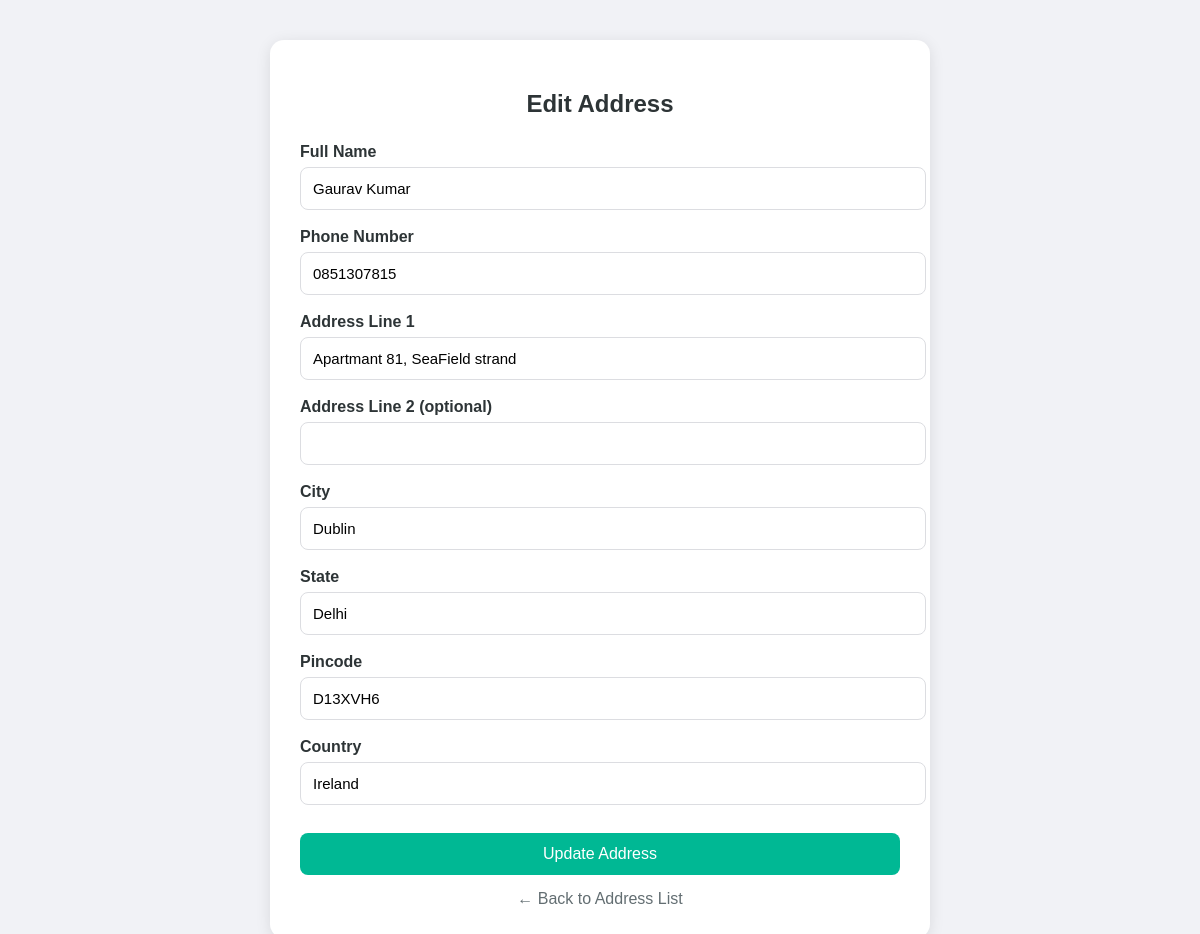
Page /ebook/addresses/edit/2/ (signed in) on the committed database.
### ebookapp/models.py (models this page shows, shortened)
class Address(models.Model):
    user = models.ForeignKey(User, on_delete=models.CASCADE, related_name="addresses")
    full_name = models.CharField(max_length=100)
    phone = models.CharField(max_length=15)
    address_line1 = models.CharField(max_length=200)
    address_line2 = models.CharField(max_length=200, blank=True, null=True)
    city = models.CharField(max_length=50)
    state = models.CharField(max_length=50)
    pincode = models.CharField(max_length=10)
    country = models.CharField(max_length=30, default="India")

### ebookapp/views.py (the view)
# urls.py: path("addresses/edit/<int:id>/", edit_address, name="edit_address"),
@login_required
def edit_address(request, id):
    address = Address.objects.get(id=id, user=request.user)
    if request.method == "POST":
        form = AddressForm(request.POST, instance=address)
        if form.is_valid():
            form.save()
            return redirect("address_list")
    else:
        form = AddressForm(instance=address)
    return render(request, "address/edit_address.html", {"form": form})

### ebookapp/forms/AddressForm.py
class AddressForm(forms.ModelForm):
    class Meta:
        model = Address
        fields = [
            "full_name", "phone", "address_line1", "address_line2",
            "city", "state", "pincode", "country"
        ]

### ebookapp/views.py (called while the page is built)
def cart_count(request):
    if request.user.is_authenticated:
        count = CartItem.objects.filter(user=request.user).count()
    else:
        count = 0
    return {"cart_count": count}

### templates/address/edit_address.html (shortened to what this page needs)
<!DOCTYPE html>
<html>
  <head>
  </head>
  <body>
    <div class="container">
      <h2>Edit Address</h2>
      <form method="POST">
        <div class="form-group">
          <label>Full Name</label>
          {{ form.full_name }}
        </div>
        <div class="form-group">
          <label>Phone Number</label>
          {{ form.phone }}
        </div>
        <div class="form-group">
          <label>Address Line 1</label>
          {{ form.address_line1 }}
        </div>
        <div class="form-group">
          <label>Address Line 2 (optional)</label>
          {{ form.address_line2 }}
        </div>
        <div class="form-group">
          <label>City</label>
          {{ form.city }}
        </div>
        <div class="form-group">
          <label>State</label>
          {{ form.state }}
        </div>
        <div class="form-group">
          <label>Pincode</label>
          {{ form.pincode }}
        </div>
        <div class="form-group">
          <label>Country</label>
          {{ form.country }}
        </div>
        <button type="submit" class="btn-submit">Update Address</button>
        <a href="{% url 'address_list' %}" class="back-link">
          ← Back to Address List
        </a>
      </form>
    </div>
  </body>
</html>

### templates/address/edit_address.html (style rules this page uses)
body { font-family: Arial, sans-serif; background: #f1f2f6; margin: 0; padding: 0; }
.container { max-width: 600px; margin: 40px auto; background: white; padding: 30px; border-radius: 14px; box-shadow: 0 3px 15px rgba(0, 0, 0, 0.1); }
h2 { margin-bottom: 25px; color: #2d3436; text-align: center; }
.form-group { margin-bottom: 18px; }
label { display: block; font-weight: bold; margin-bottom: 6px; color: #2d3436; }
input { width: 100%; padding: 12px; border: 1px solid #dcdde1; border-radius: 8px; font-size: 15px; }
.btn-submit { background: #00b894; color: white; padding: 12px 20px; border-radius: 8px; border: none; width: 100%; font-size: 16px; cursor: pointer; transition: 0.2s; margin-top: 10px; }
.back-link { text-decoration: none; display: block; text-align: center; margin-top: 15px; color: #636e72; }

### rows in the picture
Address: full_name "Gaurav Kumar", phone "0851307815", address_line1 "Apartmant 81, SeaField strand", city "Dublin", state "Delhi", pincode "D13XVH6", country "Ireland"
